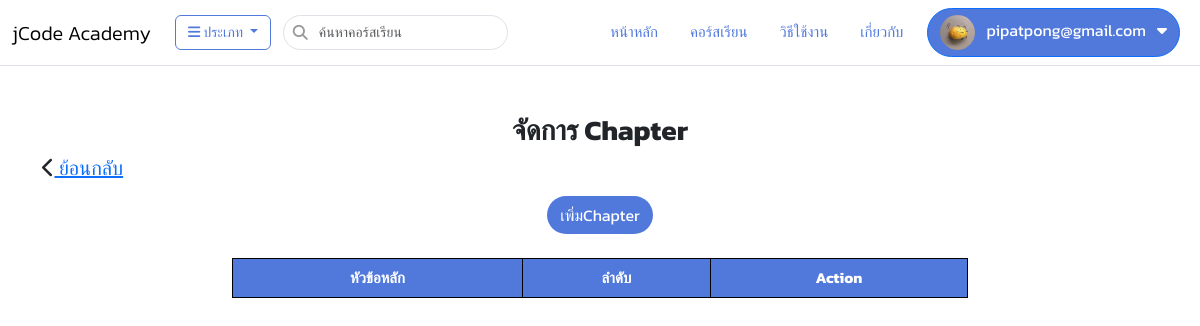
Page /video/chapter/?courseid=27 (signed in) on the earlier database version.
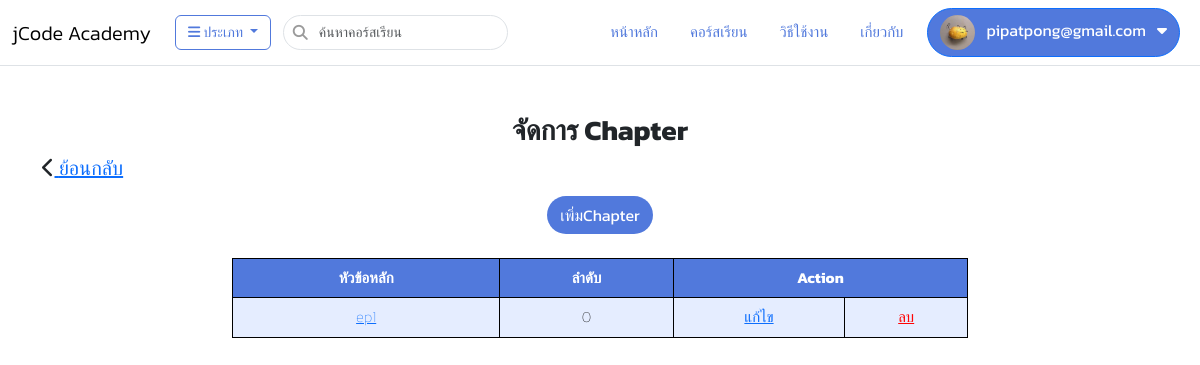
Same page on the later database version.
### video/models.py (models this page shows, shortened)
class VideoChapter(models.Model):
    video = models.ForeignKey(Video, on_delete=models.CASCADE)
    name = models.CharField(max_length=150)
    ordered = models.IntegerField(default=0)
    created = models.DateTimeField(auto_now_add=True)
    updated = models.DateTimeField(auto_now=True)

### video/views.py (the view)
# urls.py: path("chapter/", views.management_chapter, name="management_chapter"),
def management_chapter(request):
    courseid=request.GET.get('courseid')
    chapters = VideoChapter.objects.filter(video__id=courseid)
    return render(request,'video/chapter/chapter.html',{"chapters_list":chapters,"courseid":courseid})

### app/context_processors1.py (called while the page is built)
def category_list(request):
    categories = Category.objects.all()
    category_subs = CategorySub.objects.all().order_by('category')
    ip=settings.VIDEO_SERVER_URL
    context = {
        'category_list':categories,
        'subcategory_list':category_subs,
        'ip':ip
    }
    return context

def member_list(request):
    members=Member.objects.filter(user_id=request.user.id).first()
    context={
        'member_list':members
    }
    return context

### app/models.py (called while the page is built)
    def __str__(self):
        return self.name

### templates/video/chapter/chapter.html (shortened to what this page needs)
{% extends "layout/base.html" %}
{% block content %}
<div class="container">
    <div class="row">
      <h3 style="text-align: center;"><b>จัดการ Chapter</b></h3>
      <h5 style="float: left;"><i class="fa fa-chevron-left"></i><a href="{% url 'video:management_course' %}"> ย้อนกลับ</a></h5>
        <div class="col-lg-8 offset-lg-2">
            <div style="text-align: center;">
              <a class="btn btn-addchapter mt-2" href="{% url 'video:video_addchapter' %}?courseid={{courseid}}">เพิ่มChapter</a>
            </div>
            <table class="table-colored my-4">
              <tr>
                <th>หัวข้อหลัก</th>
                <th>ลำดับ</th>
                <th colspan="2">Action</th>
              </tr>
              {% for chapter in chapters_list %}
              <tr>
                <td><a href="{% url 'video:management_lesson' %}?courseid={{courseid}}&chapterid={{chapter.id}}">{{ chapter.name }}</a></td>
                <td>{{ chapter.ordered }}</td>
                <td><a name ="{{ chapter.name }} edit" href="{% url 'video:update_chapter' id=chapter.id %}?courseid={{courseid}} ">แก้ไข</a> </td>
                <td><a name ="{{ chapter.name }} delete" href="javascript:deletechapter({{chapter.id}})" style="color: #FF0404;">ลบ</a></td>
              </tr>
              {% endfor %}
            </table>
        </div>
    </div>
</div>
{% endblock %}

Differences in the rows shown:
added VideoChapter: name "ep1", ordered "0"
